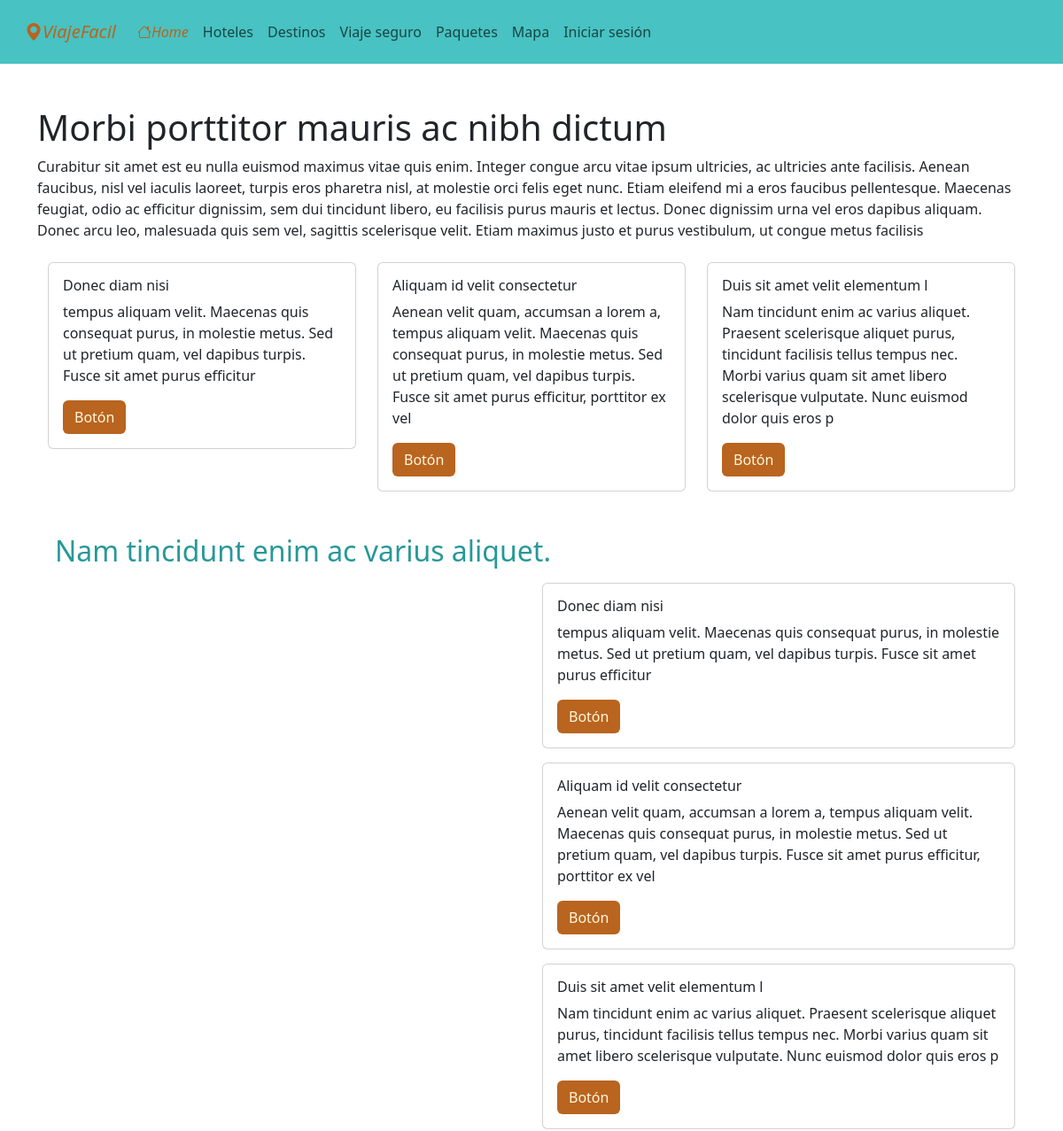
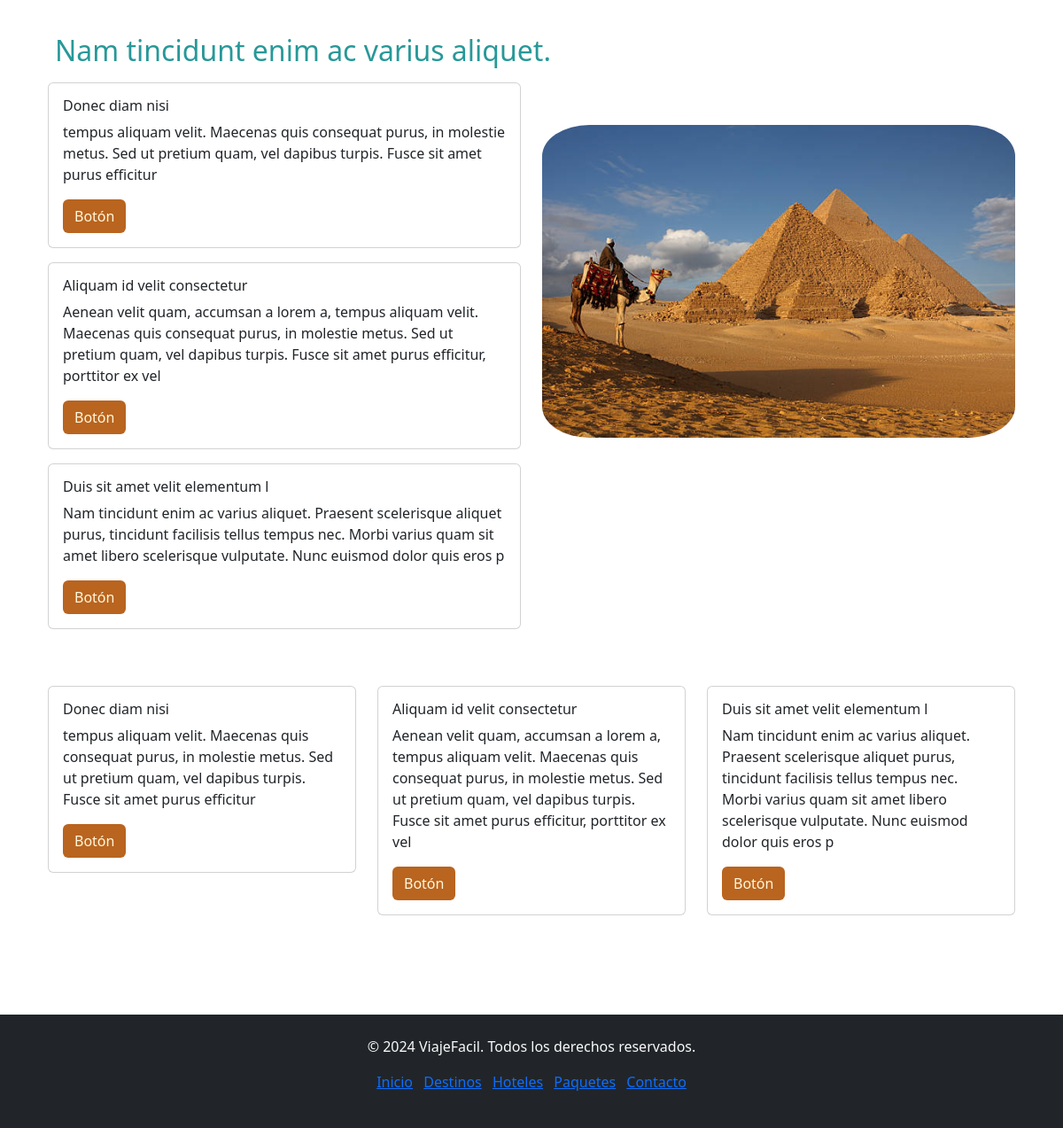
The page /seguridad/ on the database its author committed (2 pictures, top to bottom).
### viajefacil/models.py (models this page shows, shortened)
class Seguridad(models.Model):
    titulo = models.CharField(max_length=100)
    descripcion = models.TextField(max_length=200)

### viajefacil/views.py (the view)
# urls.py: path('seguridad/', views.seguridad),
def seguridad(request):
    seguridad = Seguridad.objects.all()  # Obtener todos los objetos de Seguridad
    context = {'seguridad': seguridad}
    return render(request, 'seguridad.html', context)

### templates/seguridad.html (shortened to what this page needs)
{% extends "layouts/main.html" %}
{% load static %}
{% block content %}
<H1>Morbi porttitor mauris ac nibh dictum</H1>
<p>Curabitur sit amet est eu nulla euismod maximus vitae quis enim. Integer congue arcu vitae ipsum
    ultricies, ac ultricies ante facilisis. Aenean faucibus, nisl vel iaculis laoreet, turpis eros
    pharetra nisl, at molestie orci felis eget nunc. Etiam eleifend mi a eros faucibus pellentesque.
    Maecenas feugiat, odio ac efficitur dignissim, sem dui tincidunt libero, eu facilisis purus mauris
    et lectus. Donec dignissim urna vel eros dapibus aliquam. Donec arcu leo, malesuada quis sem vel,
    sagittis scelerisque velit. Etiam maximus justo et purus vestibulum, ut congue metus facilisis</p>
    <div class="container mt-4">
        <div class="row">
            {% for s in seguridad %}
            <div class="col-lg-4 mb-3">
                <div class="card">
                    <div class="card-body">
                        <h6>{{ s.titulo }}</h6>
                        <p>{{ s.descripcion }}</p>
                        <button class="btn button ">Botón</button>
                    </div>
                </div>
            </div>
            {% endfor %}
        </div>
    </div>
    <div class="container mt-4">
        <h2 class="p-2 subtitulo">Nam tincidunt enim ac varius aliquet.</h2>
        <div class="row">
            <div class="col-lg-6 pt-5">
            </div>
            <div class="col-lg-6">
                <div class="row">
                    {% for s in seguridad %}
                    <div class="col-lg-12 mb-3">
                        <div class="card">
                            <div class="card-body">
                                <h6>{{ s.titulo }}</h6>
                                <p>{{ s.descripcion }}</p>
                                <button class="btn button ">Botón</button>
                            </div>
                        </div>
                    </div>
                    {% endfor %}
                </div>
            </div>
        </div>
    </div>
    <div class="container mt-3">
        <h2 class="p-2 subtitulo">Nam tincidunt enim ac varius aliquet.</h2>
        <div class="row">
            <div class="col-lg-6">
                <div class="row">
                    {% for s in seguridad %}
                    <div class="col-lg-12 mb-3">
                        <div class="card">
                            <div class="card-body">
                                <h6>{{ s.titulo }}</h6>
                                <p>{{ s.descripcion }}</p>
                                <button class="btn button ">Botón</button>
                            </div>
                        </div>
                    </div>
                    {% endfor %}
                </div>
            </div>
            <div class="col-lg-6 pt-5">
                <img src="/static/images/piramides.jpg" alt="" class="img-fluid" style="border-radius: 10%;">
            </div>
        </div>
    </div>
    <div class="container mt-4 pt-4">
        <div class="row">
            {% for s in seguridad %}
            <div class="col-lg-4 mb-3">
                <div class="card">
                    <div class="card-body">
                        <h6>{{ s.titulo }}</h6>
                        <p>{{ s.descripcion }}</p>
                        <button class="btn button ">Botón</button>
                    </div>
                </div>
            </div>
            {% endfor %}
        </div>
    </div>
{% endblock %}

### static/css/style.css (style rules this page uses)
body { margin: 0; padding: 0; }
.subtitulo { color: #289898; }
.card-body { padding: 2px; }
.row { margin: 0; padding: 0; }
.btn.button { color: #fff8dc; background-color: #b9641f; }

### rows shown on the page
Seguridad: titulo "Donec diam nisi", descripcion "tempus aliquam velit. Maecenas quis consequat purus, in molestie metus. Sed ut pretium quam, vel dapibus turpis. Fusce sit amet purus efficitur"
Seguridad: titulo "Aliquam id velit consectetur", descripcion "Aenean velit quam, accumsan a lorem a, tempus aliquam velit. Maecenas quis consequat purus, in molestie metus. Sed ut pretium quam, vel dapibus turpis. Fusce sit amet purus efficitur, porttitor ex vel"
Seguridad: titulo "Duis sit amet velit elementum l", descripcion "Nam tincidunt enim ac varius aliquet. Praesent scelerisque aliquet purus, tincidunt facilisis tellus tempus nec. Morbi varius quam sit amet libero scelerisque vulputate. Nunc euismod dolor quis eros p"
